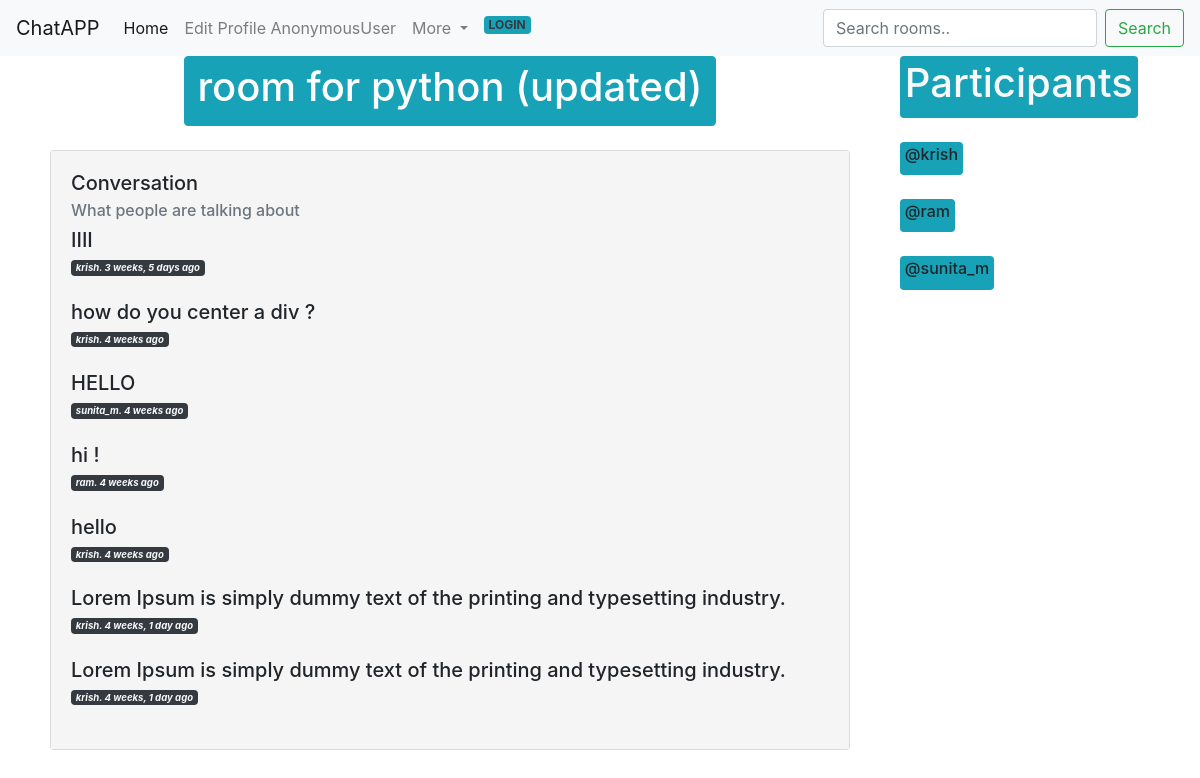
The page /room/1/ on the database its author committed.
### base/models.py (models this page shows, shortened)
class Room(models.Model):
    topic = models.ForeignKey(Topic , on_delete=models.SET_NULL , null=True) #topic can have many rooms but 1 room can only contain 1 topic
    name = models.CharField(max_length=250)
    description = models.TextField(null=True , blank=True)
    updated =models.DateTimeField(auto_now=True)
    created = models.DateTimeField(auto_now_add=True)
    host = models.ForeignKey(User,on_delete=models.SET_NULL , null=True )
    participants = models.ManyToManyField(User,related_name='participants' , blank=True)
    class Meta:
        ordering = ['-updated' , '-created']

class Message(models.Model):
    user =models.ForeignKey(User , on_delete=models.CASCADE) #user can create many ,essage but message is created by 1 user
    room = models.ForeignKey(Room , on_delete=models.CASCADE) #room can have many message but message can be inside 1 room
    body =models.TextField(null = True)
    updated =models.DateTimeField(auto_now=True)
    created = models.DateTimeField(auto_now_add=True)
    class Meta:
        ordering = ['-updated' , '-created']

### base/views.py (the view, shortened to what this page needs)
# urls.py: path('room/<str:pk>/', views.room, name='room'),
def room(request,pk):
    room = Room.objects.get(id=pk)
    message = room.message_set.all()  #gets every message related to the room
    participants = room.participants.all()
    context = {'rooms':room , 'messages':message , 'participants':participants}
    return render(request , 'base/room.html' , context )

### base/templates/base/room.html (shortened to what this page needs)
{% include 'base/nav.html' %}
{% block content %}
<div class="roomcontainer">
  <div>
    <div class="d-flex justify-content-center">
      <button class="btn btn-info" type="button" data-bs-toggle="collapse" data-bs-target="#collapseExample" aria-expanded="false" aria-controls="collapseExample">
        <h1>{{rooms.name}}</h1>
      </button>
    </div>
        <br>
    <div class="card mx-auto bg-light" style="width: 50rem;">
      <div class="card-body">
        <h5 class="card-title"> Conversation </h5>
        <h6 class="card-subtitle mb-2 text-muted">What people are talking about </h6>
        {% for message in messages %}
          <div>
            <h5> {{message.body }} </h5>
            <span class="badge rounded-pill bg-dark text-light"><small><b><i>  {{message.user}}. {{message.created|timesince}} ago </b> </i></small></span>
            <br>
            <br>
          </div>
        {% endfor %}
      </div>
    </div>
  </div>
  <div >
    <span class="badge rounded-pill bg-info text-light"> <h1> Participants </h1></span>
    <br>
    <br>
    {% for participants in participants %}
      <span class="badge rounded-pill bg-info"> <h6>@{{participants.username}} </h6> </span>
    <br>
    <br>
    {% endfor %}
  </div>
</div>
{%  endblock %}

### base/templates/base/room.html (style rules this page uses)
.roomcontainer { display: grid; grid-template-columns: 3fr 1fr; }
.card-body { background-color: whitesmoke; }

### rows shown on the page
Room: name "room for python (updated)"
Message: body "IIII", user "krish", created "3 weeks, 5 days"
Message: body "how do you center a div ?", user "krish", created "4 weeks"
Message: body "HELLO", user "sunita_m", created "4 weeks"
Message: body "hi !", user "ram", created "4 weeks"
Message: body "hello", user "krish", created "4 weeks"
Message: body "Lorem Ipsum is simply dummy text of the printing and typesetting industry.", user "krish", created "4 weeks, 1 day"
Message: body "Lorem Ipsum is simply dummy text of the printing and typesetting industry.", user "krish", created "4 weeks, 1 day"

### other values the page prints
{{ request.user }} "AnonymousUser"
{{ participants.username }} "krish"
{{ participants.username }} "ram"
{{ participants.username }} "sunita_m"
